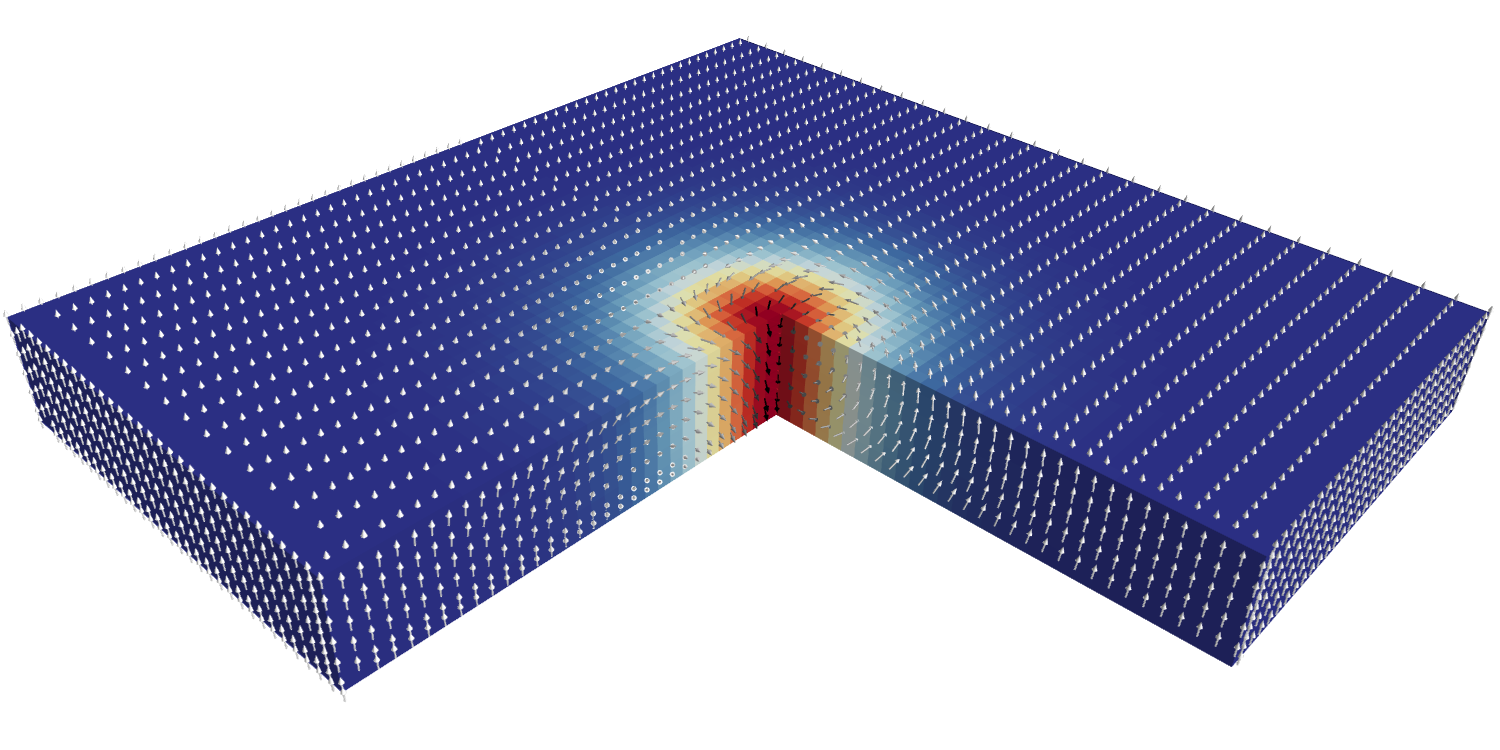

Source code (Python):
import sys
import os
# First, and before importing any Enthought packages, set the ETS_TOOLKIT
# environment variable to qt4, to tell Traits that we will use Qt.
os.environ['ETS_TOOLKIT'] = 'qt4'
# print os.getenv("ETS_TOOLKIT")
from mayavi import mlab
import mayavi
import sys
import matplotlib
from matplotlib.cm import datad, get_cmap
import numpy as np
from tvtk.api import tvtk
from mayavi.filters.user_defined import UserDefined

# -----------------------------------------------------------------------------

# Define and apply a UserDefined:CellCenters filter
# CellCenter = UserDefined(filter=tvtk.CellCenters())

# -----------------------------------------------------------------------------

fig = mlab.figure(bgcolor=(1, 1, 1), fgcolor=(0, 0, 0), size=(1500, 800))

# Read the last file from the base directory
base_dir = '../fidimag_3D_vtks/'
data = mlab.pipeline.open(base_dir + os.listdir(base_dir)[-1])

# Extract vec comp and plot
vecomp = mlab.pipeline.extract_vector_components(data)
vecomp.component = 'z-component'  # Extract z-component of the data

# -----------------------------------------------------------------------------

# Extract cell data into Point Data. We can also use the cell centres

# cell_centre = mlab.pipeline.user_defined(vecomp, filter=tvtk.CellCenters())
cell_centre = mlab.pipeline.cell_to_point_data(vecomp)

# Clip the data to cut a piece of the square. The matrix is computed
# directly from Mayavi
dc = mlab.pipeline.data_set_clipper(cell_centre)
# dc.filter.inside_out = True
dc._transform.matrix.__setstate__({'elements': [0.6952095761902188, 0.0, 0.0, 83.67645876916814, 0.0, 0.7777392065536689, 0.0, -39.36497653436979, 0.0, 0.0, 1.6065336426528554, -2.3953073324283185, 0.0, 0.0, 0.0, 1.0]})
dc.widget.widget.set_transform(dc._transform)
dc.widget.update_implicit_function()
dc.render()
dc.widget.widget.enabled = False

# Draw glyphs within the clip filter region
glyphs = mlab.pipeline.glyph(dc, mode='arrow')
glyphs.glyph.scale_mode = 'data_scaling_off'
glyphs.glyph.glyph.scale_factor = 3
glyphs.glyph.glyph_source.glyph_source.shaft_resolution = 20
glyphs.glyph.glyph_source.glyph_source.tip_resolution = 20
glyphs.glyph.glyph_source.glyph_source.tip_length = 0.4
glyphs.glyph.glyph_source.glyph_source.shaft_radius = 0.05
glyphs.glyph.glyph_source.glyph_source.tip_radius = 0.15
glyphs.glyph.mask_input_points = True
glyphs.glyph.mask_points.progress = 1.0
glyphs.glyph.mask_points.random_mode = False
glyphs.glyph.mask_points.on_ratio = 2
glyphs.parent.scalar_lut_manager.lut_mode = 'black-white'

# Clip data to draw a surface
vecomp = mlab.pipeline.data_set_clipper(vecomp)
vecomp._transform.matrix.__setstate__({'elements': [0.6795458491915533, 0.0, 0.0, 86.39959770788616, 0.0, 0.7624134151875754, 0.0, -39.22474554337004, 0.0, 0.0, 1.2205789063641583, -1.9707571225107472, 0.0, 0.0, 0.0, 1.0]})
vecomp.widget.widget.set_transform(vecomp._transform)
vecomp.widget.update_implicit_function()
vecomp.render()
vecomp.widget.widget.enabled = False
# vecomp.filter.inside_out = True

# Surface with z as colormap
surf = mlab.pipeline.surface(vecomp, vmax=1, vmin=-1,
                             colormap='RdYlBu'
                             )
surf.actor.property.interpolation = 'flat'


mlab.view(elevation=0, azimuth=0)

# Set the view (coordinates from Mayavi GUI)
fig.scene.camera.position = [225.79348206790564, -65.35463216386151, 152.22309264982135]
fig.scene.camera.focal_point = [89.481086187422022, 89.317925608749434, 9.359478555383852]
fig.scene.camera.view_angle = 30.0
fig.scene.camera.view_up = [-0.39936240943471379, 0.40687820822779919, 0.82155936462305368]
fig.scene.camera.clipping_range = [21.185478265041723, 538.96253637184236]
fig.scene.camera.compute_view_plane_normal()

mlab.savefig('system_3d.png')

mlab.show()
